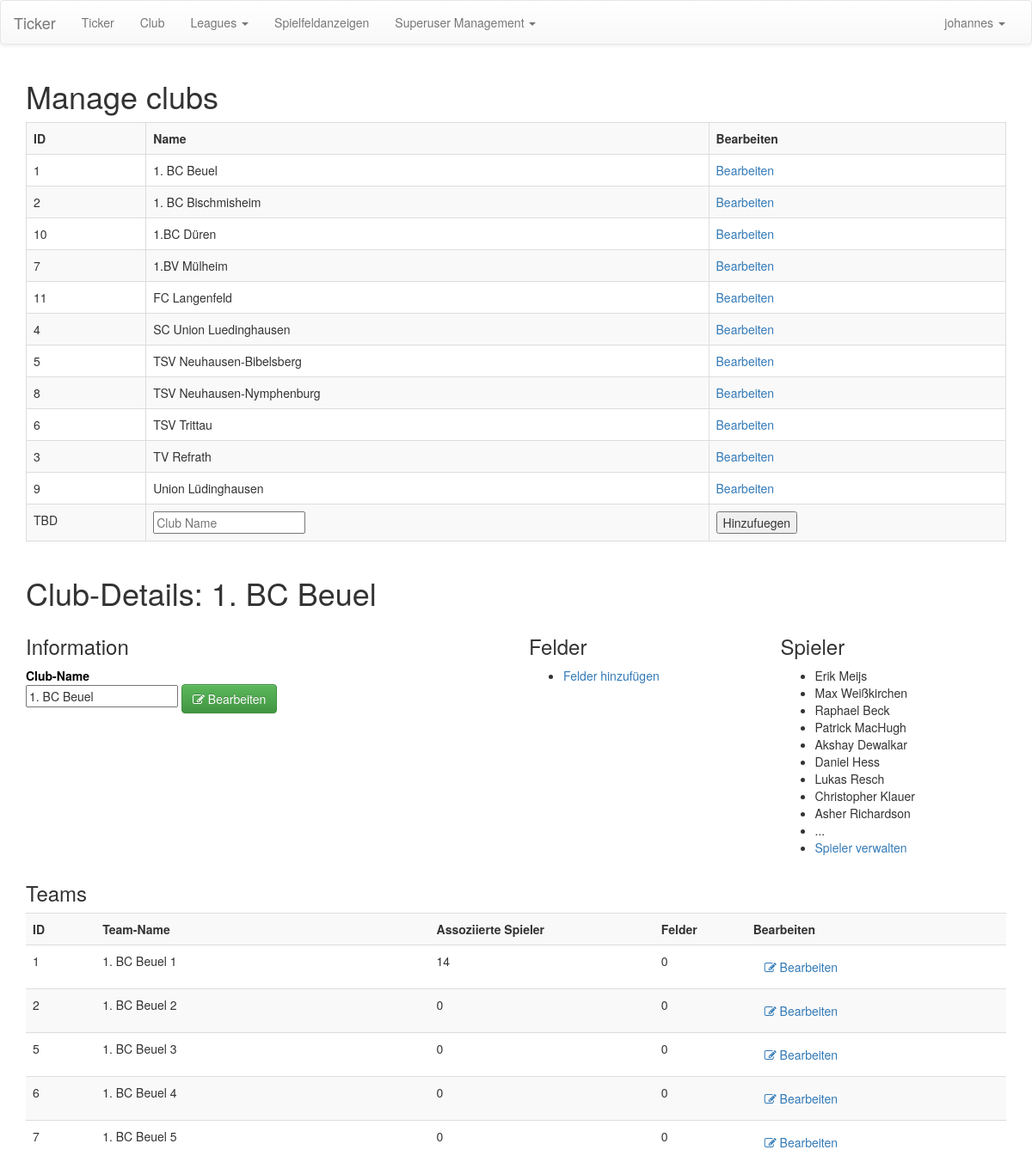
The page /ticker/manage/clubs/details/1 (signed in, upper part) on the database as committed earlier.
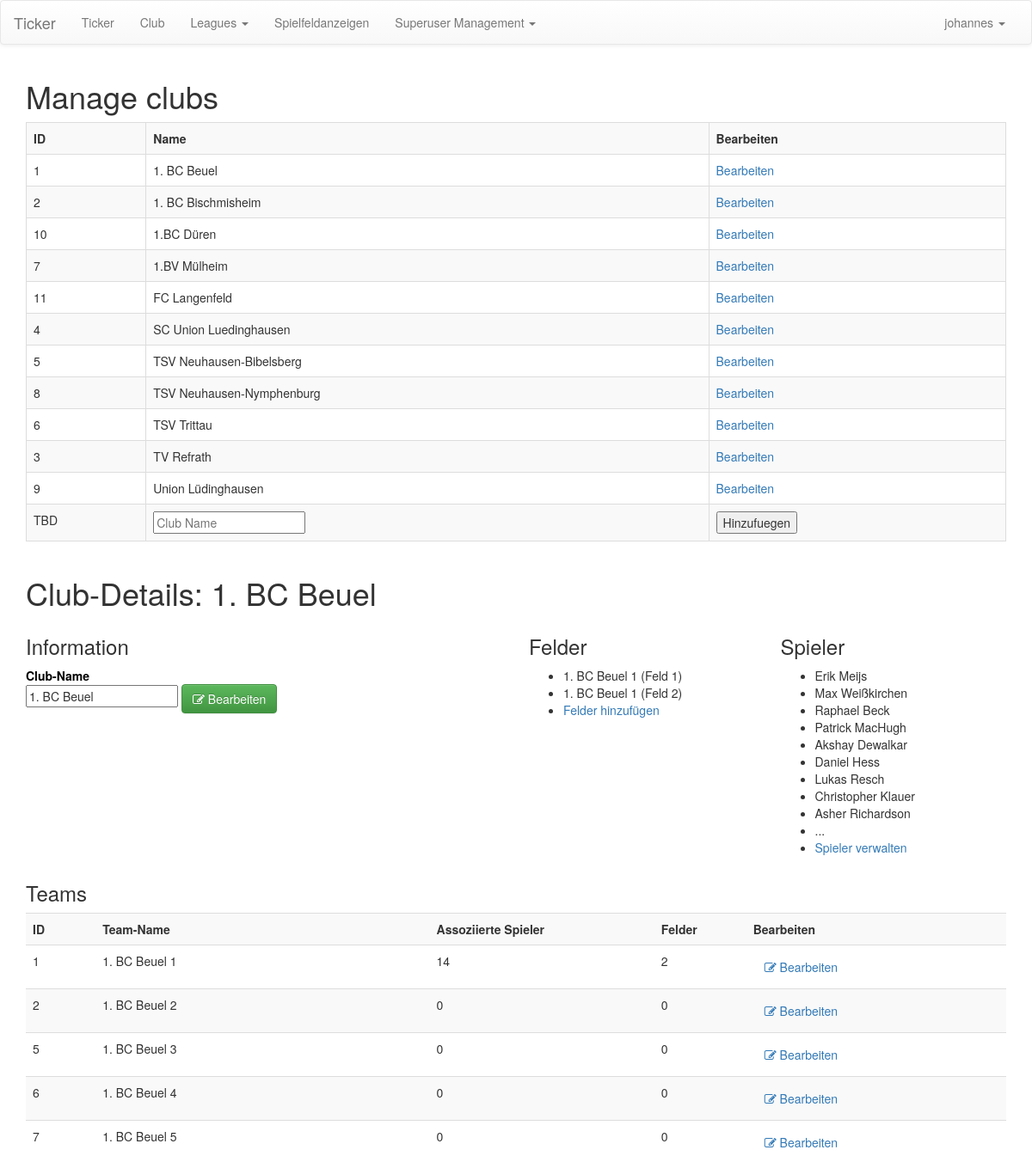
The same page on the database as committed later.
### ticker/models/player_clubs.py (models this page shows, shortened)
class Club(models.Model):
    club_name = models.CharField(max_length=255)
    fields = models.ManyToManyField('PlayingField', blank=True)
    def get_name(self):
        return self.club_name
    def get_teams(self):
        return Team.objects.filter(parent_club=self).order_by('team_name')
    def get_next_team_index(self):
        return Team.objects.filter(parent_club=self).count() + 1
    def get_ten_players(self):
        return Player.objects.filter(teamplayerassociation__team__parent_club=self)[:9]
    def get_fields(self):
        return self.fields.all()

class Player(models.Model):
    prename = models.CharField(max_length=255)
    lastname = models.CharField(max_length=255)
    possible_sex = (('female', 'Weiblich'),
                    ('male', 'Maennlich'))
    sex = models.CharField(max_length=32, choices=possible_sex)
    birth_date = models.DateTimeField(null=True, blank=True)
    def get_name(self):
        return '{0} {1}'.format(self.prename, self.lastname)

class Team(models.Model):
    parent_club = models.ForeignKey(Club, CASCADE, default=1)
    team_name = models.CharField(max_length=255)
    players = models.ManyToManyField(Player, blank=True)
    fields = models.ManyToManyField('PlayingField', blank=True)
    def get_players(self):
        return self.players.all()
    def get_fields(self):
        return self.fields.all()

### ticker/models/fields.py (models this page shows, shortened)
class PlayingField(models.Model):
    field_name = models.CharField(max_length=255)
    def get_name(self):
        return self.field_name

### ticker/views/user_interface.py (the view)
# urls.py: url(r'^manage/clubs/details/([0-9]+)/?$', manage_club_details, name='manage_club_details'),
@login_required
def manage_club_details(request, clubid):
    clubs = Club.objects.all().order_by('club_name')
    club = Club.objects.get(id=int(clubid))
    return render(request, 'user/manage_clubs.html', dict(clubs=clubs, details=club))

### ticker/templatetags/custom_tags.py (called while the page is built, shortened)
@register.filter
def check_if_in_responsible_profiles(obj, user):
    if obj is None:
        return False

@register.filter
def get_club(user):
    assert(isinstance(user, User))
    p = Profile.objects.filter(user=user).first()
    if p is None:
        return None
    return p.associated_club

@register.filter
def get_leagues_club(user):
    club = get_club(user)
    leagues = League.objects.filter(teams__parent_club=club).distinct()
    return leagues

### ticker/templates/user/manage_clubs.html (shortened to what the changed rows need)
{% extends 'user/manage_base.html' %}
{% load custom_tags %}
{% block content %}
    <div class="container">
        <div class="row">
            <div class="col-sm-12">
                <h1>Manage clubs</h1>
                <form method="post" action="{% url 'club_add' %}" >
                    <table class="table table-bordered table-striped">
                        <tr>
                            <th>ID</th>
                            <th>Name</th>
                            <th>Bearbeiten</th>
                        </tr>
                        {% for club in clubs %}
                            {% if club.responsible_profiles|check_if_in_responsible_profiles:request.user%}
                                <tr class="responsible_club">
                                    <td>{{ club.id }}</td>
                                    <td>{{ club.get_name }}</td>
                                    <td><a href="{% url 'manage_club_details' club.id %}" class="editbutton">Bearbeiten</a></td>
                                </tr>
                            {% else %}
                                <tr>
                                    <td>{{ club.id }}</td>
                                    <td>{{ club.get_name }}</td>
                                    <td><a href="{% url 'manage_club_details' club.id %}" class="editbutton">Bearbeiten</a></td>
                                </tr>
                            {% endif %}
                        {% endfor %}
                    </table>
                </form>
            </div>
        </div>
        {% if details %}
            <div class="row">
                <div class="col-sm-12">
                    <h1>Club-Details: {{ details.get_name }}</h1>
                </div>
                <div class="col-sm-6">
                    <h3>Information</h3>
                    <form method="post" action="{% url 'club_edit' %}">
                        <label for="clubname">Club-Name</label>
                        <input type="text" id="clubname" name="clubname" value="{{ details.get_name }}"/>
                        <button type="submit" class="btn btn-success">
                            <i class="fa fa-edit"></i> Bearbeiten
                        </button>
                    </form>
                </div>
                <div class="col-sm-3">
                    <h3>Felder</h3>
                    <ul>
                            {% for field in details.get_fields %}
                                <li>
                                    {{ field.get_name }}
                                </li>
                            {% endfor %}
                        <li>
                            <a href="{% url 'manage_fields' details.id %}">Felder hinzufügen</a>
                        </li>
                    </ul>
                </div>
                <div class="col-sm-3">
                    <h3>Spieler</h3>
                    <ul>
                        {% for player in details.get_ten_players %}
                            <li>{{ player.get_name }}</li>
                        {% endfor %}
                        <li>...</li>
                        <li><a href="{% url 'manage_players' details.id %}">Spieler verwalten</a></li>
                    </ul>
                </div>
            </div>
            <div class="row">
                <div class="col-sm-12">
                    <h3>Teams</h3>
                </div>
                <div class="col-sm-12">
                    <form method="post" action="{% url 'team_add' details.id %}">
                        <table class="table table-responsive table-striped">
                            <tr>
                                <th>ID</th>
                                <th>Team-Name</th>
                                <th>Assoziierte Spieler</th>
                                <th>Felder</th>
                                <th>Bearbeiten</th>
                            </tr>
                            {% if details.get_teams %}
                                {% for team in details.get_teams %}
                                    <tr>
                                        <td>{{ team.id }}</td>
                                        <td>{{ team.team_name }}</td>
                                        <td>{{ team.get_players|length }}</td>
                                        <td>{{ team.get_fields|length }}</td>
                                        <td>
                                            <a class="btn" href="{% url 'manage_teams_details' team.id %}">
                                                <i class="fa fa-edit"></i> Bearbeiten
                                            </a>
                                        </td>
                                    </tr>
                                {% endfor %}
                            {% else %}
                                <tr>
                                    <td colspan="5">No teams added yet</td>
                                </tr>
                            {% endif %}
                        </table>
                    </form>
                </div>
            </div>
        {% endif %}
    </div>
{% endblock %}

Rows that differ between the two databases and show on the page:
added PlayingField: get_name "1. BC Beuel 1 (Feld 1)"
added PlayingField: get_name "1. BC Beuel 1 (Feld 2)"
computed for Team "1. BC Beuel 1": get_fields|length "0" → "2"
